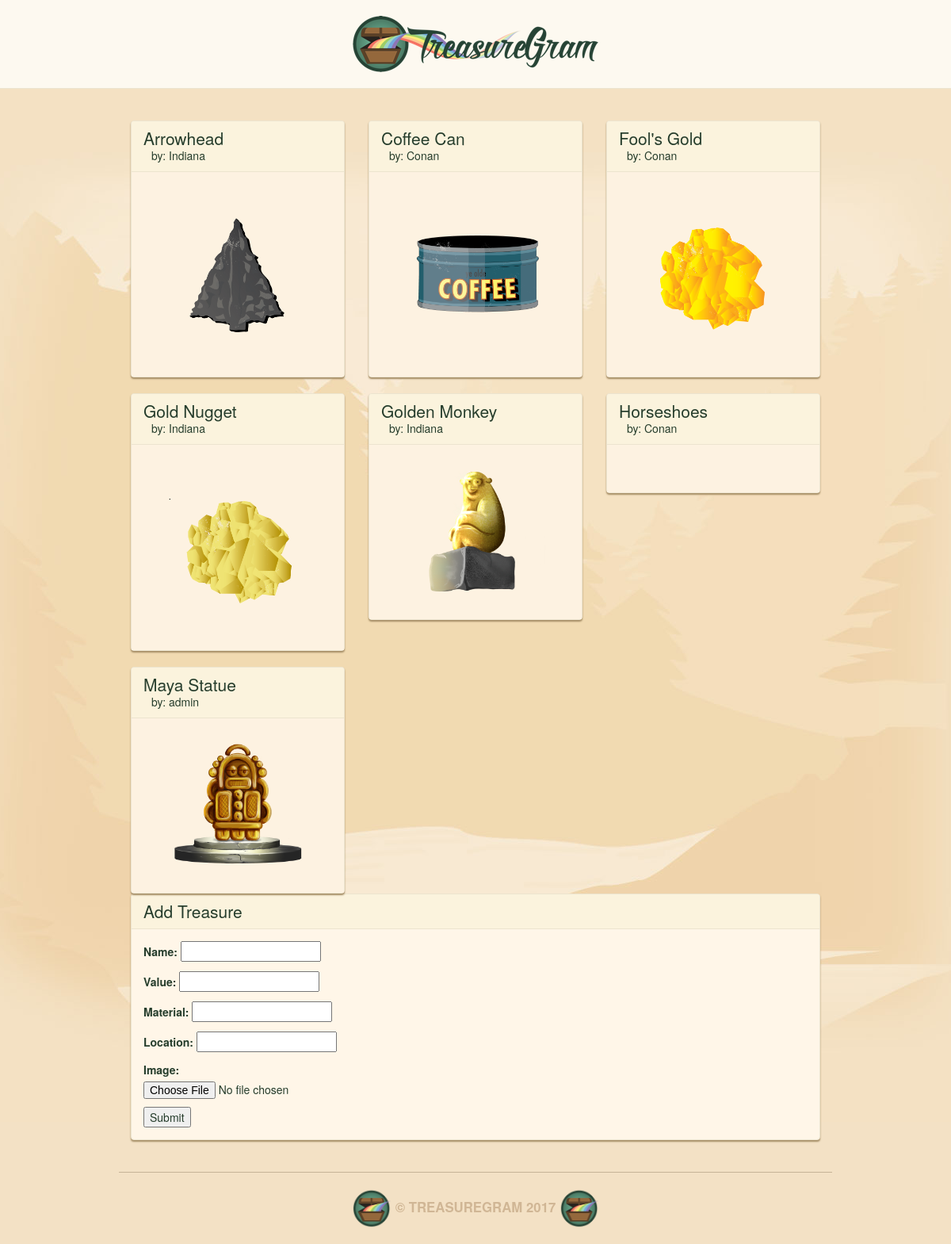
The page / on the database its author committed.
### main_app/models.py (models this page shows, shortened)
class Treasure(models.Model):
    user = models.ForeignKey(User)
    name = models.CharField(max_length=100)
    value = models.DecimalField(max_digits=10, decimal_places=2)
    material = models.CharField(max_length=100)
    location = models.CharField(max_length=100)
    image = models.ImageField(upload_to='treasure_images',
                              default='media/default.png')

### main_app/views.py (the view)
# urls.py: url(r'^$', views.index, name = 'index'),
def index(request):
    treasures = Treasure.objects.all()
    form = TreasureForm()
    context = {
            'treasures' : treasures,
            'form' : form,
            }
    return render(request, 'index.html', context)

### main_app/forms.py
class TreasureForm(forms.ModelForm):
    class Meta:
        model = Treasure
        fields = ['name', 'value', 'material', 'location', 'image']

### main_app/templates/index.html (shortened to what this page needs)
{% extends 'base.html' %}
{% load staticfiles %}
{% block content %}
<div class="row">
    {% for treasure in treasures|dictsort:"name" %}
    <div class="col-md-4">
        <div class="treasure panel panel-default">
            <div class="panel-heading">
                <h2 class="panel-title">{{ treasure.name }}</h2>
                <a class="panel-username"
                   href="/user/{{ treasure.user.username }}">
                    by: {{ treasure.user.username }}
                </a>
            </div>
            <a href="/{{ treasure.id }}/">
                <div class="treasure-photo">
                    <img src="{{ treasure.image.url }}" alt="" />
                </div>
            </a>
        </div>
    </div>
    {% if forloop.counter|divisibleby:"3" %}
</div><br/><div class="row">
    {% endif %}
    {% endfor %}
</div>
<div class="treasure panel panel-default">
    <div class="panel-heading">
        <h3 class="panel-title">Add Treasure</h3>
    </div>
    <div class="panel-body">
        <form enctype="multipart/form-data" action="post_url/" method="post">
            <div class="field-wrapper">
                {{ form.as_p }}
            </div>
            <input type="submit", value="Submit" />
        </form>
    </div>
</div>
{% endblock %}

### main_app/templates/base.html (shortened to what this page needs)
{% load staticfiles %}
<!DOCTYPE html>
<html lang="en">
    <head>
        <link rel="stylesheet" type="text/css"
                               href="{% static 'bootstrap.min.css' %}" />
        <link rel="stylesheet" type="text/css"
                               href="{% static 'style.css' %}" />
    </head>
    <body>
        <nav class="navbar navbar-default navbar-static-top text-center">
            <a href="/">
                <img src="{% static 'images/logo.png' %}" alt="TreasureGram">
            </a>
        </nav>
        <main class="container container--mw700" role="main">
        {% block content %}
        {% endblock %}
        </main>
        <footer class="footer container text-center" role="contentinfo">
            <img src="{% static 'images/brand-icon.png' %}" height="50" alt="">
            © TreasureGram 2017
            <img src="{% static 'images/brand-icon.png' %}" height="50" alt="">
        </footer>
    </body>
</html>

### main_app/static/style.css (style rules this page uses)
body { background: #f3e1c5 url(images/brand-bg.jpg) no-repeat center top; color: #263d2c; }
.container { max-width: 900px; padding-top: 40px; }
.navbar { margin-bottom: 0; padding-bottom: 20px; padding-top: 20px; }
.navbar-default { background: #fdf9f0; border-color: #ece4cf; }
.panel { background: #fff6e8; border-color: #ece4cf; box-shadow: 0 2px 2px #a58d65; }
.panel-default .panel-heading { background: #fbf3dd; border-color: #ece4cf; }
.panel-body { position: relative; }
.panel-title { font-size: 1.5em; color: #263d2c; }
.panel-username { margin-left: 10px; font-size: 1.0em; color: #263d2c; }
.footer { border-top: 1px solid #c6b397; color: #d0b695; font-weight: bold; font-size: 1.2em; margin-bottom: 20px; margin-top: 40px; padding-top: 20px; text-transform: uppercase; }
.treasure { margin-bottom: 20px; }
.treasure:last-child { margin-bottom: 0; }
.treasure-photo { background: #fdf2e1; padding: 20px; position: relative; text-align: center; }
.treasure-photo img { width: 180px; max-height: 100%; }

### rows shown on the page
Treasure: name "Arrowhead", user.username "Indiana", image (picture)
Treasure: name "Coffee Can", user.username "Conan", image (picture)
Treasure: name "Fool's Gold", user.username "Conan", image (picture)
Treasure: name "Gold Nugget", user.username "Indiana", image (picture)
Treasure: name "Golden Monkey", user.username "Indiana", image (picture)
Treasure: name "Horseshoes", user.username "Conan"
Treasure: name "Maya Statue", user.username "admin", image (picture)
